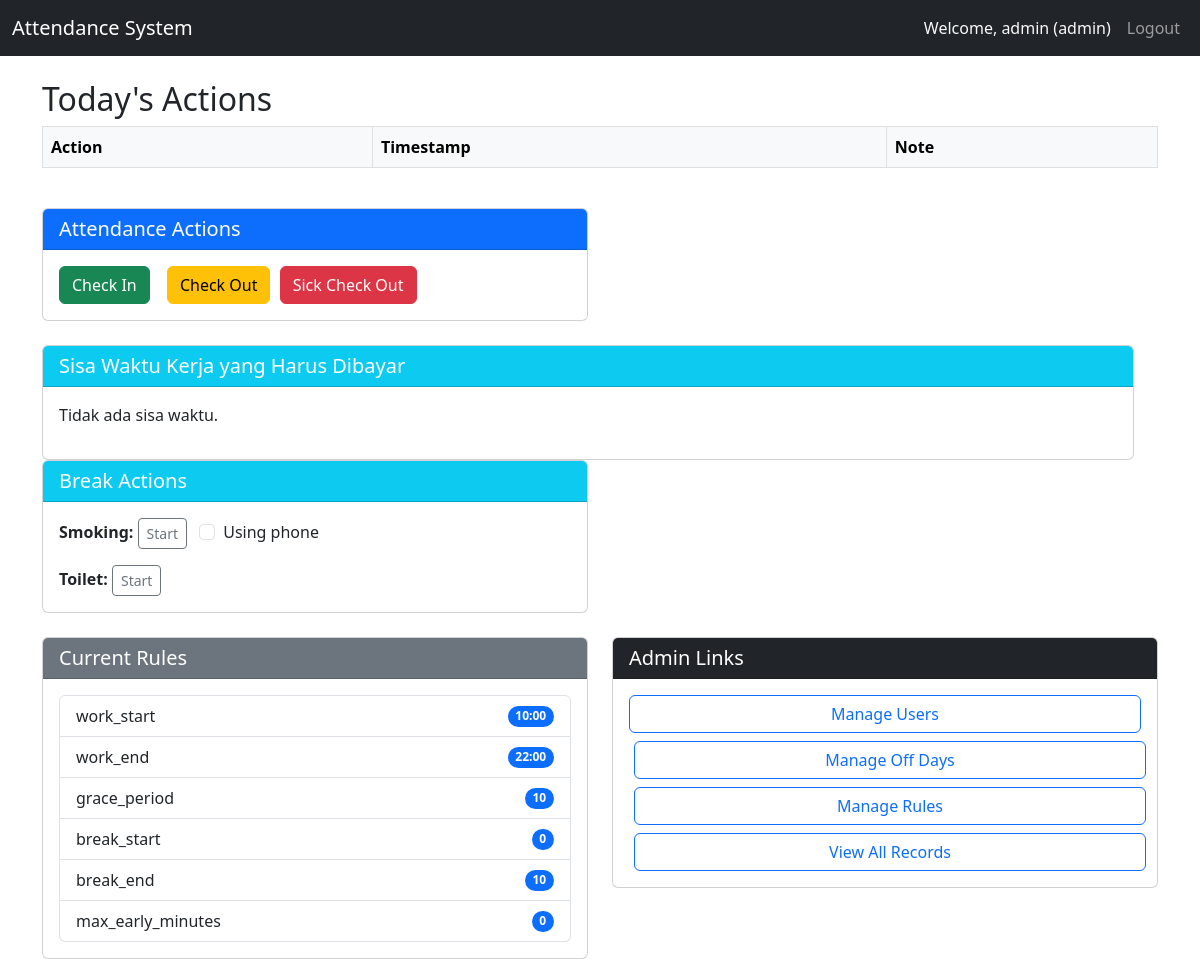
The app's page /dashboard (signed in) with its own data.
### tables this page shows
CREATE TABLE rules
                 (id INTEGER PRIMARY KEY AUTOINCREMENT,
                  rule_name TEXT UNIQUE NOT NULL,
                  value TEXT NOT NULL);

### app.py (the view)
@app.route('/dashboard')
@login_required
def dashboard():
    user_id = session['user_id']
    role = session['role']
    now = now_local()
    today = now.strftime('%Y-%m-%d')
    check_ins = query_db('''SELECT action, timestamp, note FROM attendance
                            WHERE user_id = ? AND DATE(timestamp) = ?
                            ORDER BY timestamp''', [user_id, today])
    breaks_today = query_db('''SELECT break_type, start_time, end_time, duration, note FROM breaks
                               WHERE user_id = ? AND DATE(start_time) = ?
                               ORDER BY start_time''', [user_id, today])
    rules = query_db('SELECT rule_name, value FROM rules')
    max_smoking = 10
    for r in rules:
        if r['rule_name'] == 'max_smoking_minutes':
            try:
                max_smoking = int(r['value'])
            except:
                pass
            break
    active_smoking = get_active_break(user_id, 'smoking')
    active_toilet = get_active_break(user_id, 'toilet')
    user_debt = get_user_debt(user_id)
    return render_template('dashboard.html',
                           records=check_ins,
                           breaks=breaks_today,
                           rules=rules,
                           role=role,
                           active_smoking=active_smoking,
                           active_toilet=active_toilet,
                           user_debt=user_debt,
                           max_smoking=max_smoking)

### app.py (called while the page is built)
def now_local():
    return datetime.now(TIMEZONE)

def get_db():
    if DATABASE_URL and DATABASE_URL.startswith('postgres'):
        if not hasattr(g, '_database'):
            g._database = psycopg2.connect(DATABASE_URL, cursor_factory=RealDictCursor)
        return g._database
    else:
        db = getattr(g, '_database', None)
        if db is None:
            db = g._database = sqlite3.connect('attendance.db')
            db.row_factory = sqlite3.Row
        return db

@app.teardown_appcontext
def close_connection(exception):
    db = getattr(g, '_database', None)
    if db is not None:
        db.close()

def query_db(query, args=(), one=False):
    conn = get_db()
    if DATABASE_URL and DATABASE_URL.startswith('postgres'):
        cur = conn.cursor()
        cur.execute(query.replace('?', '%s'), args)
        rv = cur.fetchall()
        cur.close()
    else:
        cur = conn.execute(query, args)
        rv = cur.fetchall()
        cur.close()
    return (rv[0] if rv else None) if one else rv

def login_required(f):
    @wraps(f)
    def decorated_function(*args, **kwargs):
        if 'user_id' not in session:
            flash('Please log in first.', 'warning')
            return redirect(url_for('login'))
        return f(*args, **kwargs)
    return decorated_function

def get_active_break(user_id, break_type):
    row = query_db('''SELECT * FROM breaks
                       WHERE user_id = ? AND break_type = ? AND end_time IS NULL
                       ORDER BY start_time DESC LIMIT 1''',
                    [user_id, break_type], one=True)
    if row:
        row_dict = dict(row)
        start_naive = datetime.strptime(row_dict['start_time'], '%Y-%m-%d %H:%M:%S')
        row_dict['start_time'] = TIMEZONE.localize(start_naive)
        return row_dict
    return None

def get_user_debt(user_id):
    row = query_db('SELECT owed_minutes FROM user_debt WHERE user_id = ?', [user_id], one=True)
    return row['owed_minutes'] if row else 0

### templates/dashboard.html (shortened to what this page needs)
<!DOCTYPE html>
<html lang="en">
<head>
    <link href="https://cdn.jsdelivr.net/npm/bootstrap@5.3.0/dist/css/bootstrap.min.css" rel="stylesheet">
    <link rel="stylesheet" href="{{ url_for('static', filename='style.css') }}">
</head>
<body>
    <nav class="navbar navbar-expand-lg navbar-dark bg-dark">
        <div class="container-fluid">
            <a class="navbar-brand" href="#">Attendance System</a>
            <div class="collapse navbar-collapse" id="navbarNav">
                <ul class="navbar-nav ms-auto">
                    <li class="nav-item">
                        <span class="nav-link text-light">Welcome, {{ session.username }} ({{ session.role }})</span>
                    </li>
                    <li class="nav-item">
                        <a class="nav-link" href="{{ url_for('logout') }}">Logout</a>
                    </li>
                </ul>
            </div>
        </div>
    </nav>
    <div class="container mt-4">
        <div class="row">
            <div class="col-md-12">
                <h2>Today's Actions</h2>
                <div class="table-responsive">
                    <table class="table table-bordered table-hover">
                        <thead class="table-light">
                            <tr>
                                <th>Action</th>
                                <th>Timestamp</th>
                                <th>Note</th>
                            </tr>
                        </thead>
                    </table>
                </div>
            </div>
        </div>
        <div class="row mt-4">
            <div class="col-md-6">
                <div class="card">
                    <div class="card-header bg-primary text-white">
                        <h5 class="mb-0">Attendance Actions</h5>
                    </div>
                    <div class="card-body">
                        <a href="{{ url_for('record_action', action='Check In') }}" class="btn btn-success me-2">Check In</a>
                        <a href="{{ url_for('record_action', action='Check Out') }}" class="btn btn-warning">Check Out</a>
                        <a href="{{ url_for('record_action', action='Sick Check Out') }}" class="btn btn-danger">Sick Check Out</a>
                    </div>
                </div>
            </div>
            <div class="row mt-4">
                <div class="col-md-12">
                    <div class="card">
                        <div class="card-header bg-info text-white">
                            <h5 class="mb-0">Sisa Waktu Kerja yang Harus Dibayar</h5>
                        </div>
                        <div class="card-body">
                            {% if user_debt > 0 %}
                                <h3>{{ user_debt // 60 }} jam {{ user_debt % 60 }} menit</h3>
                            {% else %}
                                <p>Tidak ada sisa waktu.</p>
                            {% endif %}
                        </div>
                    </div>
                </div>
            </div>
            <div class="col-md-6">
                <div class="card">
                    <div class="card-header bg-info text-white">
                        <h5 class="mb-0">Break Actions</h5>
                    </div>
                    <div class="card-body">
                        <div class="mb-3">
                            <strong>Smoking:</strong>
                            {% if not active_smoking %}
                                <form action="{{ url_for('record_action', action='Smoking Start') }}" method="get" class="d-inline">
                                    <button type="submit" class="btn btn-sm btn-outline-secondary">Start</button>
                                    <div class="form-check form-check-inline d-inline-block ms-2">
                                        <input class="form-check-input" type="checkbox" name="phone" value="1" id="phoneSmoking">
                                        <label class="form-check-label" for="phoneSmoking">Using phone</label>
                                    </div>
                                </form>
                            {% else %}
                                <a href="{{ url_for('record_action', action='Smoking Stop') }}" class="btn btn-sm btn-outline-danger">Stop</a>
                                <span class="badge badge-active ms-2">Active since {{ active_smoking.start_time }}</span>
                            {% endif %}
                        </div>
                        <div>
                            <strong>Toilet:</strong>
                            {% if not active_toilet %}
                                <a href="{{ url_for('record_action', action='Toilet Start') }}" class="btn btn-sm btn-outline-secondary">Start</a>
                            {% else %}
                                <a href="{{ url_for('record_action', action='Toilet Stop') }}" class="btn btn-sm btn-outline-danger">Stop</a>
                                <span class="badge badge-active ms-2">Active since {{ active_toilet.start_time }}</span>
                            {% endif %}
                        </div>
                    </div>
                </div>
            </div>
        </div>
        <div class="row mt-4">
            <div class="col-md-6">
                <div class="card">
                    <div class="card-header bg-secondary text-white">
                        <h5 class="mb-0">Current Rules</h5>
                    </div>
                    <div class="card-body">
                        <ul class="list-group">
                            {% for rule in rules %}
                                <li class="list-group-item d-flex justify-content-between align-items-center">
                                    {{ rule.rule_name }}
                                    <span class="badge bg-primary rounded-pill">{{ rule.value }}</span>
                                </li>
                            {% endfor %}
                        </ul>
                    </div>
                </div>
            </div>
            {% if session.role == 'admin' %}
            <div class="col-md-6">
                <div class="card">
                    <div class="card-header bg-dark text-white">
                        <h5 class="mb-0">Admin Links</h5>
                    </div>
                    <div class="card-body">
                        <a href="{{ url_for('users') }}" class="btn btn-outline-primary mb-2 w-100">Manage Users</a>
                        <a href="{{ url_for('off_day') }}" class="btn btn-outline-primary mb-2 w-100">Manage Off Days</a>
                        <a href="{{ url_for('rules') }}" class="btn btn-outline-primary mb-2 w-100">Manage Rules</a>
                        <a href="{{ url_for('records') }}" class="btn btn-outline-primary w-100">View All Records</a>
                    </div>
                </div>
            </div>
            {% endif %}
        </div>
    </div>
</body>
</html>

### static/style.css (style rules this page uses)
.table-responsive { overflow-x: auto; }
.btn + .btn { margin-left: 5px; }

### records on screen
rules: rule_name "work_start", value "10:00"
rules: rule_name "work_end", value "22:00"
rules: rule_name "grace_period", value "10"
rules: rule_name "break_start", value "0"
rules: rule_name "break_end", value "10"
rules: rule_name "max_early_minutes", value "0"

### other values on screen
{{ session.username }} "admin"
{{ session.role }} "admin"
